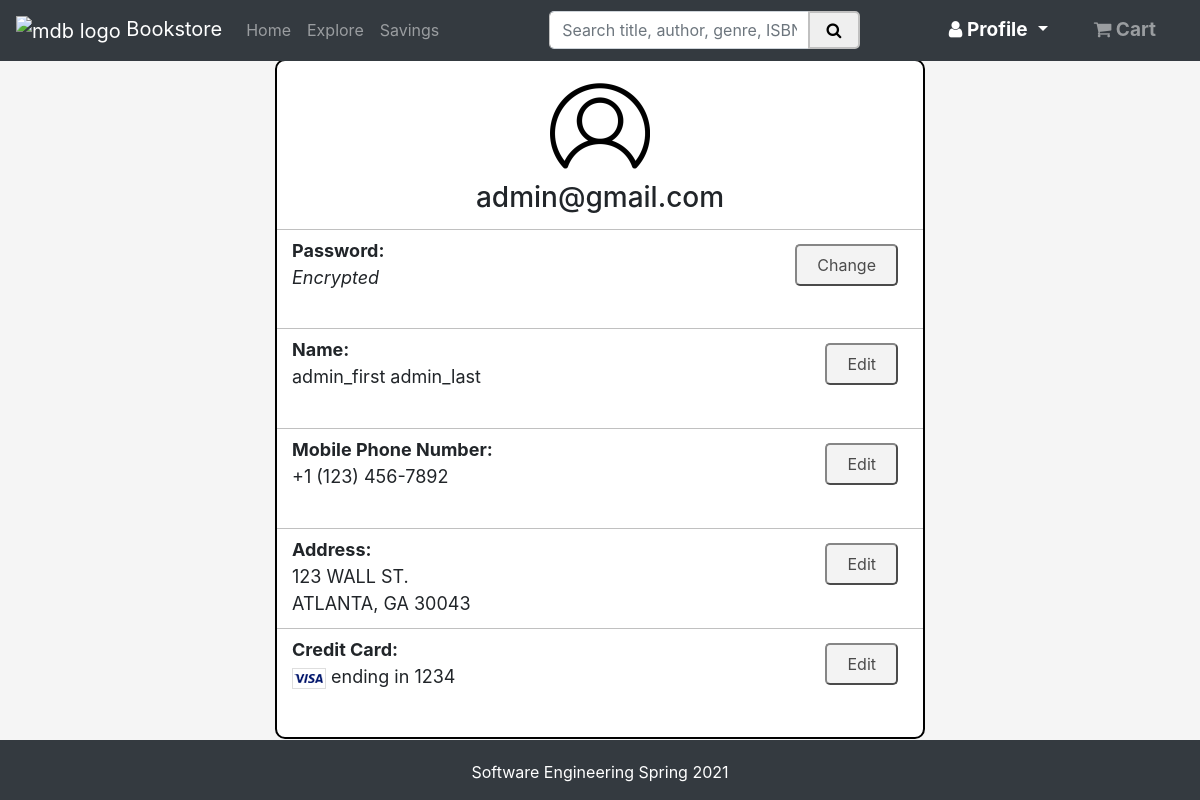
/edit_profile (signed in), run on the app's committed database.
### bookstore/models.py (models this page shows, shortened)
class User(AbstractBaseUser, PermissionsMixin):
    email = models.EmailField(_('email address'), unique=True)
    first_name = models.CharField(max_length=20)
    last_name = models.CharField(max_length=20)
    phone = models.CharField(max_length=10, null=True, blank=True)
    street = models.CharField(max_length=255, null=True, blank=True)
    city = models.CharField(max_length=255, null=True, blank=True)
    state = models.CharField(max_length=255, null=True, blank=True)
    zip_code = models.CharField(max_length=5, null=True, blank=True)
    card_num = models.CharField(max_length=16, null=True, blank=True)
    card_exp = models.CharField(max_length=5, null=True, blank=True)
    card_code = models.CharField(max_length=3, null=True, blank=True)
    is_staff = models.BooleanField(default=False)
    is_active = models.BooleanField(default=False)
    is_suspended = models.BooleanField(default=False)
    objects = UserAccountManager()
    USERNAME_FIELD = 'email'
    REQUIRED_FIELDS = ['first_name', 'last_name', 'phone', 'street', 'city', 'state', 'zip_code', 'card_num', 'card_exp', 'card_code', 'is_staff', 'is_active', 'is_suspended']

### bookstore/views.py (the view)
# urls.py: path('edit_profile', views.edit_profile, name='bookstore-edit_profile'),
@login_required
def edit_profile(request):
    context = {
        'title': 'Edit Profile',
    }
    return render(request, 'bookstore/edit_profile.html', context)

### bookstore/templates/bookstore/edit_profile.html (shortened to what this page needs)
{% extends "bookstore/base.html" %}
{% load static %}
{% block content %}
    {% block style %}
        <link rel="stylesheet" href="{% static 'bookstore/edit_profile.css' %}">
    {% endblock style %}
    <div class="container-fluid" id="content">
        <div class="container-fluid" id="center-div">
            <img id="account-icon" src="{% static 'bookstore/images/account-icon.png' %}">
            <h3 id="email">{{ user.email }}</h3>
            <ul id="list">
                <li class="edit-option" id="edit-password-option">
                    <div class="edit-div">
                        <b>Password:</b><br>
                        <i>Encrypted</i>
                    </div>
                    <a href="{% url 'change-password' %}">
                        <button class="edit-button" value=0 id="edit-password-button">Change</button>
                    </a>
                </li>
                <li class="edit-option" id="edit-name-option">
                    <div class="edit-div">
                        <b>Name:</b><br>
                        {{ user.first_name }} {{user.last_name }}
                    </div>
                    <button class="edit-button" id="edit-name-button" value=0 onclick="editName()">Edit</button>
                </li>
                <li class="edit-option" id="edit-phone-option">
                    <div class="edit-div">
                        <b>Mobile Phone Number:</b><br>
                        {% if user.phone %}
                            +1 ({{ user.phone|slice:":3" }}) {{ user.phone|slice:"3:6" }}-{{ user.phone|slice:"6:10" }}
                        {% else %}
                            None
                        {% endif %}
                    </div>
                    {% if user.phone %}
                        <button class="edit-button" value=0 id="edit-phone-button" onclick="editPhone()">Edit</button>
                    {% else %}
                        <button class="edit-button" value=0 id="edit-phone-button" onclick="editPhone()">Add</button>
                    {% endif %}
                </li>
                <li class="edit-option" id="edit-address-option">
                    <div class="edit-div">
                        <b>Address:</b><br>
                        {% if user.street %}
                            {{ user.street }}<br>
                            {{ user.city }}, {{user.state}} {{user.zip_code}}
                        {% else %}
                            None
                        {% endif %}
                    </div>
                    {% if user.street %}
                        <button class="edit-button" value=0 id="edit-address-button" onclick="editAddress()">Edit</button>
                    {% else %}
                        <button class="edit-button" value=0 id="edit-address-button" onclick="editAddress()">Add</button>
                    {% endif %}
                </li>
                <li class="edit-option" id="edit-card-option">
                    <div class="edit-div">
                        <b>Credit Card:</b><br>
                        {% if user.card_num %}
                            <img id="visa-icon" src="{% static 'bookstore/images/visa-icon.gif' %}"> ending in
                            {{ user.card_num|slice:"12:" }}
                        {% else %}
                            None
                        {% endif %}
                    </div>
                    {% if user.card_num %}
                        <button class="edit-button" value=0 id="edit-card-button" onclick="editCard()">Edit</button>
                    {% else %}
                        <button class="edit-button" value=0 id="edit-card-button" onclick="editCard()">Add</button>
                    {% endif %}
                </li>
            </ul>
        </div>
    </div>
{% endblock content %}

### bookstore/static/bookstore/base.css (style rules this page uses)
html, body { width: 100%; height: 100%; margin: 0; padding: 0; background-color: whitesmoke; }
#content { width: 80%; height: 100; padding: 0 5% 0 5%; margin-left: auto; margin-right: auto; background-color: white; }

### bookstore/static/bookstore/edit_profile.css (style rules this page uses)
#content { height: 84.5%; background: none; display: flex; justify-content: center; align-items: center; }
#center-div { border: 2px solid black; border-radius: 10px; width: 650px; min-height: 680px; padding: 0 0 0 0; background-color: white; text-align: center; }
#account-icon { height: 100px; width: 100px; margin-top: 15px; }
#email { margin-top: 5px; margin-bottom: 15px; }
#list { list-style-type: none; margin: 0; padding: 0; width: 100%; }
.edit-option { border-bottom: 1px solid silver; height: 100px; padding: 7px 25px 0px 15px; }
.edit-div { float: left; text-align: left; font-size: 18px; }
#edit-password-option { border-top: 1px solid silver; }
#edit-card-option { border-bottom: none; }
.edit-button { margin-top: 7px; float: right; padding: 7px 20px 7px 20px; border-radius: 5px; opacity: .7; }

### data on the page
User: email "admin@gmail.com", first_name "admin_first", last_name "admin_last", phone "123", phone "456", phone "7892", street "123 WALL ST.", city "ATLANTA", state "GA", zip_code "30043", card_num "1234"
